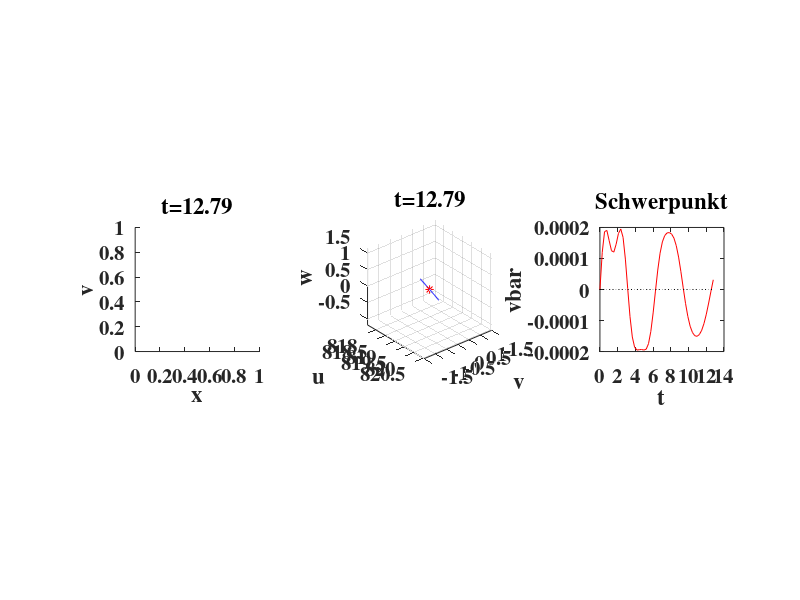

The MATLAB source for this figure:
N=50;
M=50;
T=12.79;

a=0.063162931;p=0;q=64;g=10;om=1;
if(p+q*T-g*T^2/2<0)
    error('aufpralhöhe negativ!');
end
n0=@(x)sin(pi*x(:)')/10-a;
n1=@(x)pi*cos(pi*x(:)')/10;
th=@(t)exp(-t(:)/10).*sin(t(:));
u=@(x,t)x(:)'+ q*t(:);
w=@(x,t)sin(om*t(:))*th(t(:))*n0(x(:)')+p+q*t(:)-g*t(:).^2/2+0.05*(q/g-t(:)')*x(:)';
v=@(x,t)cos(om*t(:))*th(t(:))*n0(x(:)');
vx=@(x,t)cos(om*t(:))*th(t(:))*n0(x(:)');

x=linspace(0,1,N);h=x(2)-x(1);
xc=x(1:N-1)+h/2;
t=linspace(0,T,M)';

yc=[];
for k=1:M
   
    u0=u(xc,t(k));
    v0=v(xc,t(k));
    v1=vx(xc,t(k));
    w0=w(xc,t(k));
    a0=th(t(k))*n0(xc);
    a1=th(t(k))*n1(xc);
    L=h*sum(sqrt(1+a1.^2));
    X=h*sum(xc.*sqrt(1+a1.^2))/L;
    Y=h*sum(a0.*sqrt(1+a1.^2))/L;
    yc=[yc,Y];
    
     subplot(1,3,1)
    %plot(xc,a0,'b',xc,v0,'m',xc,w0,'c:',X,Y,'r*');ylim([-0.5,+0.5]);xlim([0,1]);
    xlabel('x');ylabel('v')
    title(['t=',num2str(t(k))])
    set(gca,'FontName','Times','FontSize',15,'FontWeight','bold');
    pbaspect([1 1 1])
    drawnow;
    
    subplot(1,3,2)
    plot3(u0,v0,w0,'b',...
        u(0.5,t(k)),Y,w(0.5,t(k)),'r*');
    xlabel('u');ylabel('v');zlabel('w')
    umin=min(u(xc,t(k)));umax=max(u(xc,t(k)));
    wmin=min(w(xc,t(k)));wmax=max(w(xc,t(k)));
    axis([umin-1,umax+1,-1.5,1.5,wmin-1,wmax+1])
    grid on;
    view ([k 30])
    set(gca,'FontName','Times','FontSize',15,'Fontweight','bold');
    title(['t=',num2str(t(k))])
    pbaspect([1 1 1])
    drawnow;
end
subplot(1,3,3)
size(t(size(yc)))
plot(t(1:length(yc)),yc,'r',t,0*zeros(size(t)),'k:')
xlabel('t')
ylabel('vbar')
title('Schwerpunkt')
set(gca,'Fontname','Times','FontSize',15,'FontWeight','bold');
pbaspect([1 1 1])